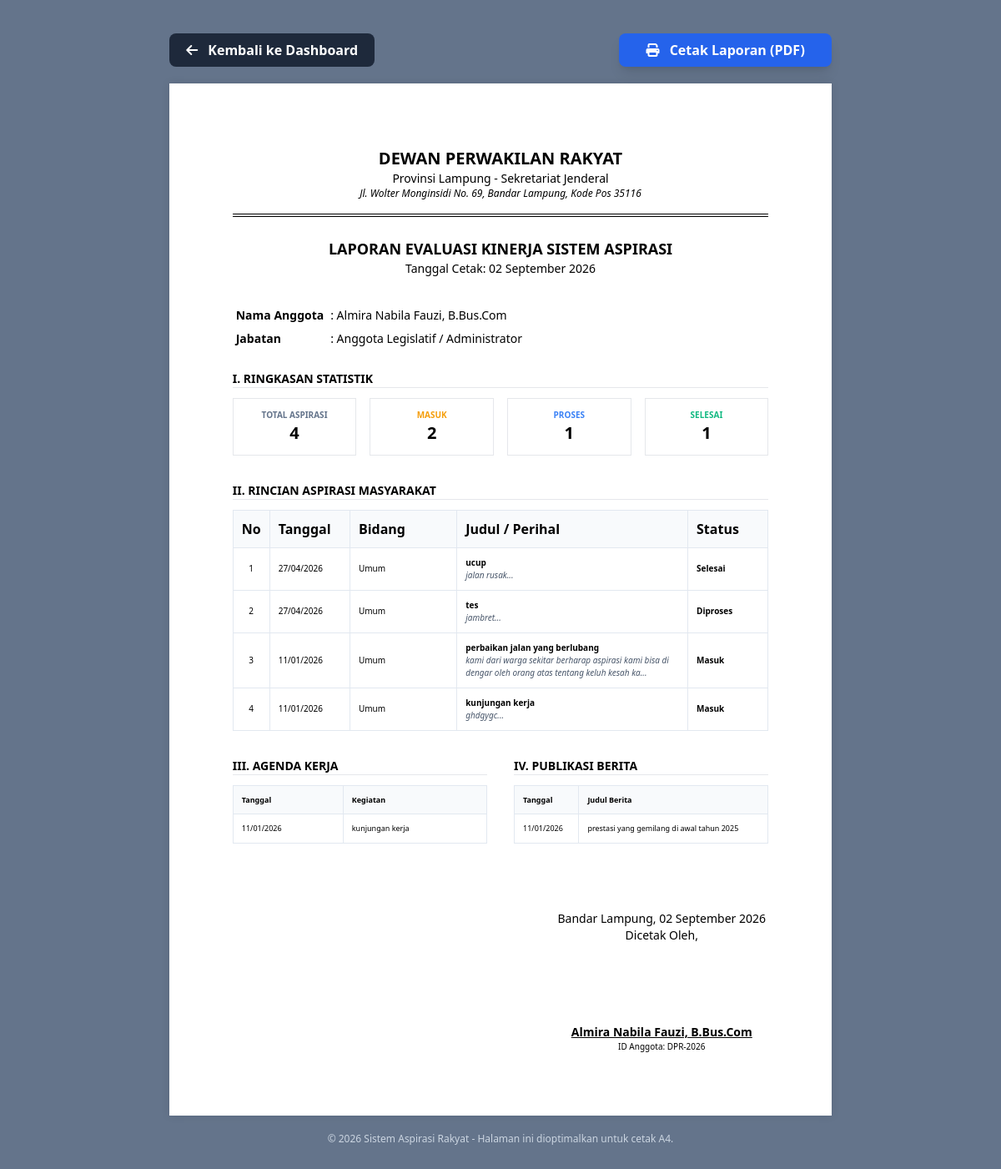
The page /dashboard_dpr/laporan.php (signed in) on the database its author committed.
### tables this page shows
CREATE TABLE `aspirasi` (
  `id` int NOT NULL,
  `masyarakat_id` int NOT NULL,
  `bidang_id` int NOT NULL,
  `kabupaten_id` int NOT NULL,
  `kecamatan_id` int NOT NULL,
  `desa_id` int NOT NULL,
  `judul` varchar(150) NOT NULL,
  `isi_aspirasi` text NOT NULL,
  `lokasi_jalan` varchar(255) DEFAULT NULL,
  `status` enum('Masuk','Diproses','Ditindaklanjuti','Selesai') DEFAULT 'Masuk',
  `tanggal_aspirasi` date NOT NULL,
  `created_at` timestamp NULL DEFAULT CURRENT_TIMESTAMP,
  `foto` varchar(255) DEFAULT NULL
);

CREATE TABLE `agenda` (
  `id` int NOT NULL,
  `judul` varchar(255) NOT NULL,
  `lokasi` varchar(150) NOT NULL,
  `tanggal` date NOT NULL,
  `waktu` time DEFAULT NULL,
  `deskripsi` text,
  `created_at` timestamp NULL DEFAULT CURRENT_TIMESTAMP
);

CREATE TABLE `berita` (
  `id` int NOT NULL,
  `judul` varchar(255) NOT NULL,
  `isi` text NOT NULL,
  `gambar` varchar(255) DEFAULT NULL,
  `tanggal_post` timestamp NOT NULL DEFAULT CURRENT_TIMESTAMP
);

### dashboard_dpr/laporan.php (the view, shortened to what this page needs)
<?php
include "../config/koneksi.php";
$total_aspirasi = mysqli_fetch_assoc(mysqli_query($koneksi, "SELECT COUNT(*) AS total FROM aspirasi"))['total'];
$aspirasi_masuk = mysqli_fetch_assoc(mysqli_query($koneksi, "SELECT COUNT(*) AS total FROM aspirasi WHERE status='Masuk'"))['total'];
$aspirasi_proses = mysqli_fetch_assoc(mysqli_query($koneksi, "SELECT COUNT(*) AS total FROM aspirasi WHERE status='Diproses'"))['total'];
$aspirasi_selesai = mysqli_fetch_assoc(mysqli_query($koneksi, "SELECT COUNT(*) AS total FROM aspirasi WHERE status='Selesai'"))['total'];
$sql_aspirasi = "SELECT aspirasi.*,
                 (SELECT nama_bidang FROM bidang WHERE bidang.id = aspirasi.bidang_id) as nama_bidang
                 FROM aspirasi
                 ORDER BY aspirasi.tanggal_aspirasi DESC";
$aspirasi_list = mysqli_query($koneksi, $sql_aspirasi);
$agenda_list = mysqli_query($koneksi, "SELECT * FROM agenda ORDER BY id DESC LIMIT 10");
$berita_list = mysqli_query($koneksi, "SELECT * FROM berita ORDER BY id DESC LIMIT 10");
?>
<!DOCTYPE html>
<html lang="id">
<head>
    <script src="https://cdn.tailwindcss.com"></script>
    <link rel="stylesheet" href="https://cdnjs.cloudflare.com/ajax/libs/font-awesome/6.4.0/css/all.min.css">
</head>
<body class="bg-slate-500 py-10">
    <div class="max-w-[210mm] mx-auto mb-5 no-print flex justify-between">
        <a href="index.php" class="bg-slate-800 text-white px-5 py-2 rounded-lg font-bold">
            <i class="fa-solid fa-arrow-left mr-2"></i> Kembali ke Dashboard
        </a>
        <button onclick="window.print()" class="bg-blue-600 text-white px-8 py-2 rounded-lg font-bold shadow-lg">
            <i class="fa-solid fa-print mr-2"></i> Cetak Laporan (PDF)
        </button>
    </div>
    <div class="print-area">
        <div class="text-center mb-6 line-double pb-4">
            <h1 class="text-xl font-bold uppercase">Dewan Perwakilan Rakyat</h1>
            <p class="text-sm">Provinsi Lampung - Sekretariat Jenderal</p>
            <p class="text-xs italic">Jl. Wolter Monginsidi No. 69, Bandar Lampung, Kode Pos 35116</p>
        </div>
        <div class="text-center mb-8">
            <h2 class="text-lg font-bold text-decoration-underline uppercase">Laporan Evaluasi Kinerja Sistem Aspirasi</h2>
            <p class="text-sm">Tanggal Cetak: <?= date('d F Y'); ?></p>
        </div>
        <div class="mb-6 text-sm">
            <table class="border-none w-auto">
                <tr class="border-none">
                    <td class="border-none p-1 font-bold">Nama Anggota</td>
                    <td class="border-none p-1">: <?= $_SESSION['nama_dpr']; ?></td>
                </tr>
                <tr class="border-none">
                    <td class="border-none p-1 font-bold">Jabatan</td>
                    <td class="border-none p-1">: Anggota Legislatif / Administrator</td>
                </tr>
            </table>
        </div>
        <h3 class="font-bold border-b mb-3 text-sm uppercase">I. Ringkasan Statistik</h3>
        <div class="grid grid-cols-4 gap-4 mb-8">
            <div class="border p-3 text-center">
                <p class="text-[10px] uppercase font-bold text-slate-500">Total Aspirasi</p>
                <p class="text-xl font-bold"><?= $total_aspirasi; ?></p>
            </div>
            <div class="border p-3 text-center">
                <p class="text-[10px] uppercase font-bold text-amber-500">Masuk</p>
                <p class="text-xl font-bold"><?= $aspirasi_masuk; ?></p>
            </div>
            <div class="border p-3 text-center">
                <p class="text-[10px] uppercase font-bold text-blue-500">Proses</p>
                <p class="text-xl font-bold"><?= $aspirasi_proses; ?></p>
            </div>
            <div class="border p-3 text-center">
                <p class="text-[10px] uppercase font-bold text-emerald-500">Selesai</p>
                <p class="text-xl font-bold"><?= $aspirasi_selesai; ?></p>
            </div>
        </div>
        <h3 class="font-bold border-b mb-3 text-sm uppercase">II. Rincian Aspirasi Masyarakat</h3>
        <table class="mb-8">
            <thead>
                <tr>
                    <th class="text-center" width="5%">No</th>
                    <th width="15%">Tanggal</th>
                    <th width="20%">Bidang</th>
                    <th>Judul / Perihal</th>
                    <th width="15%">Status</th>
                </tr>
            </thead>
            <tbody class="text-[10px]">
                <?php $no=1; while($row = mysqli_fetch_assoc($aspirasi_list)): ?>
                <tr>
                    <td class="text-center"><?= $no++; ?></td>
                    <td><?= date('d/m/Y', strtotime($row['tanggal_aspirasi'])); ?></td>
                    <td><?= $row['bidang'] ?? 'Umum'; ?></td>
                    <td><strong><?= $row['judul']; ?></strong><br><span class="italic text-slate-600"><?= substr($row['isi_aspirasi'], 0, 100); ?>...</span></td>
                    <td class="font-bold"><?= $row['status']; ?></td>
                </tr>
                <?php endwhile; ?>
            </tbody>
        </table>
        <div class="grid grid-cols-2 gap-8">
            <div>
                <h3 class="font-bold border-b mb-3 text-sm uppercase">III. Agenda Kerja</h3>
                <table class="text-[9px]">
                    <thead>
                        <tr><th>Tanggal</th><th>Kegiatan</th></tr>
                    </thead>
                    <tbody>
                        <?php while($ag = mysqli_fetch_assoc($agenda_list)): ?>
                        <tr>
                            <td><?= isset($ag['tanggal']) ? date('d/m/Y', strtotime($ag['tanggal'])) : '-'; ?></td>
                            <td><?= $ag['kegiatan'] ?? ($ag['judul'] ?? '-'); ?></td>
                        </tr>
                        <?php endwhile; ?>
                    </tbody>
                </table>
            </div>
            <div>
                <h3 class="font-bold border-b mb-3 text-sm uppercase">IV. Publikasi Berita</h3>
                <table class="text-[9px]">
                    <thead>
                        <tr><th>Tanggal</th><th>Judul Berita</th></tr>
                    </thead>
                    <tbody>
                        <?php while($br = mysqli_fetch_assoc($berita_list)): ?>
                        <tr>
                            <td><?= isset($br['tanggal_post']) ? date('d/m/Y', strtotime($br['tanggal_post'])) : (isset($br['created_at']) ? date('d/m/Y', strtotime($br['created_at'])) : '-'); ?></td>
                            <td><?= $br['judul']; ?></td>
                        </tr>
                        <?php endwhile; ?>
                    </tbody>
                </table>
            </div>
        </div>
        <div class="mt-20 flex justify-end">
            <div class="text-center w-64">
                <p class="text-sm">Bandar Lampung, <?= date('d F Y'); ?></p>
                <p class="text-sm mb-24">Dicetak Oleh,</p>
                <p class="text-sm font-bold underline"><?= $_SESSION['nama_dpr']; ?></p>
                <p class="text-[10px]">ID Anggota: <?= $_SESSION['id_dpr'] ?? 'DPR-2026'; ?></p>
            </div>
        </div>
    </div>
    <p class="text-center text-slate-300 text-xs no-print mb-10">
        &copy; 2026 Sistem Aspirasi Rakyat - Halaman ini dioptimalkan untuk cetak A4.
    </p>
</body>
</html>

### dashboard_dpr/laporan.php (style rules this page uses)
.print-area { background: white; width: 210mm; min-height: 297mm; padding: 20mm; margin: 20px auto; box-shadow: 0 0 10px rgba(0,0,0,0.1); }
.line-double { border-bottom: 4px double black; }
table { width: 100%; border-collapse: collapse; margin-top: 10px; }
th, td { border: 1px solid #e2e8f0; padding: 10px; text-align: left; }
th { background-color: #f8fafc; font-weight: bold; }

### rows shown on the page
aspirasi: tanggal_aspirasi "27/04/2026", bidang "Umum", judul "ucup", isi_aspirasi "jalan rusak", status "Selesai"
aspirasi: tanggal_aspirasi "27/04/2026", bidang "Umum", judul "tes", isi_aspirasi "jambret", status "Diproses"
aspirasi: tanggal_aspirasi "11/01/2026", bidang "Umum", judul "perbaikan jalan yang berlubang", isi_aspirasi "kami dari warga sekitar berharap aspirasi kami bisa di dengar oleh orang atas tentang keluh kesah ka", status "Masuk"
aspirasi: tanggal_aspirasi "11/01/2026", bidang "Umum", judul "kunjungan kerja", isi_aspirasi "ghdgygc", status "Masuk"
agenda: tanggal "11/01/2026", judul "kunjungan kerja"
berita: tanggal_post "11/01/2026", judul "prestasi yang gemilang di awal tahun 2025"

### other values the page prints
$_SESSION['nama_dpr'] "Almira Nabila Fauzi, B.Bus.Com"
$total_aspirasi "4"
$aspirasi_masuk "2"
$aspirasi_proses "1"
$aspirasi_selesai "1"
$_SESSION['id_dpr'] "DPR-2026"
